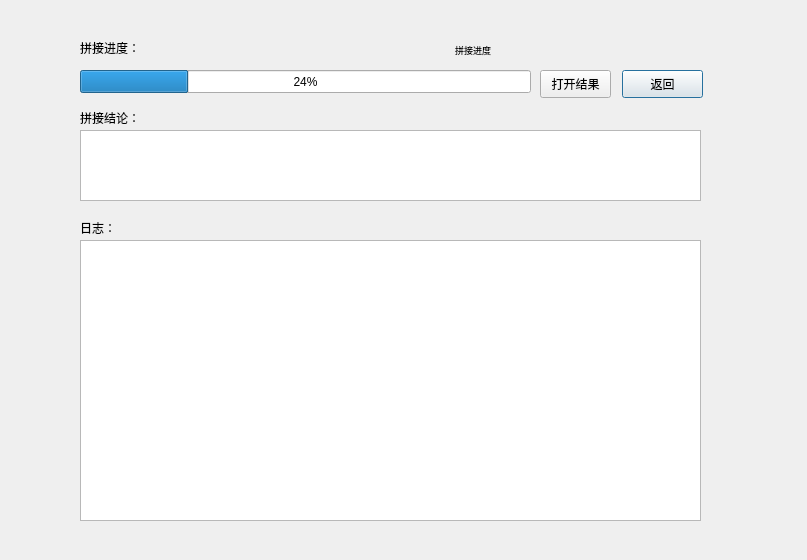
<?xml version="1.0" encoding="UTF-8"?>
<ui version="4.0">
 <class>Dialog</class>
 <widget class="QDialog" name="Dialog">
  <property name="geometry">
   <rect>
    <x>0</x>
    <y>0</y>
    <width>807</width>
    <height>560</height>
   </rect>
  </property>
  <property name="minimumSize">
   <size>
    <width>807</width>
    <height>560</height>
   </size>
  </property>
  <property name="maximumSize">
   <size>
    <width>807</width>
    <height>560</height>
   </size>
  </property>
  <property name="windowTitle">
   <string>北科大材料显微图像拼接软件</string>
  </property>
  <widget class="QPushButton" name="bt_backMainWindow">
   <property name="geometry">
    <rect>
     <x>622</x>
     <y>70</y>
     <width>81</width>
     <height>28</height>
    </rect>
   </property>
   <property name="cursor">
    <cursorShape>PointingHandCursor</cursorShape>
   </property>
   <property name="text">
    <string>返回</string>
   </property>
  </widget>
  <widget class="QProgressBar" name="progressBar">
   <property name="geometry">
    <rect>
     <x>80</x>
     <y>70</y>
     <width>451</width>
     <height>23</height>
    </rect>
   </property>
   <property name="value">
    <number>24</number>
   </property>
  </widget>
  <widget class="QListWidget" name="list_stitcherlog">
   <property name="geometry">
    <rect>
     <x>80</x>
     <y>240</y>
     <width>621</width>
     <height>281</height>
    </rect>
   </property>
  </widget>
  <widget class="QLabel" name="label">
   <property name="geometry">
    <rect>
     <x>80</x>
     <y>40</y>
     <width>72</width>
     <height>15</height>
    </rect>
   </property>
   <property name="text">
    <string>拼接进度：</string>
   </property>
  </widget>
  <widget class="QLabel" name="lb_stitchInf">
   <property name="geometry">
    <rect>
     <x>170</x>
     <y>40</y>
     <width>321</width>
     <height>20</height>
    </rect>
   </property>
   <property name="font">
    <font>
     <pointsize>7</pointsize>
    </font>
   </property>
   <property name="layoutDirection">
    <enum>Qt::LeftToRight</enum>
   </property>
   <property name="text">
    <string>拼接进度</string>
   </property>
   <property name="alignment">
    <set>Qt::AlignRight|Qt::AlignTrailing|Qt::AlignVCenter</set>
   </property>
  </widget>
  <widget class="QLabel" name="label_2">
   <property name="geometry">
    <rect>
     <x>80</x>
     <y>110</y>
     <width>72</width>
     <height>15</height>
    </rect>
   </property>
   <property name="text">
    <string>拼接结论：</string>
   </property>
  </widget>
  <widget class="QLabel" name="label_3">
   <property name="geometry">
    <rect>
     <x>80</x>
     <y>220</y>
     <width>72</width>
     <height>15</height>
    </rect>
   </property>
   <property name="text">
    <string>日志：</string>
   </property>
  </widget>
  <widget class="QListWidget" name="list_result">
   <property name="geometry">
    <rect>
     <x>80</x>
     <y>130</y>
     <width>621</width>
     <height>71</height>
    </rect>
   </property>
  </widget>
  <widget class="QPushButton" name="bt_openResult">
   <property name="geometry">
    <rect>
     <x>540</x>
     <y>70</y>
     <width>71</width>
     <height>28</height>
    </rect>
   </property>
   <property name="cursor">
    <cursorShape>PointingHandCursor</cursorShape>
   </property>
   <property name="text">
    <string>打开结果</string>
   </property>
  </widget>
 </widget>
 <resources/>
 <connections/>
</ui>
